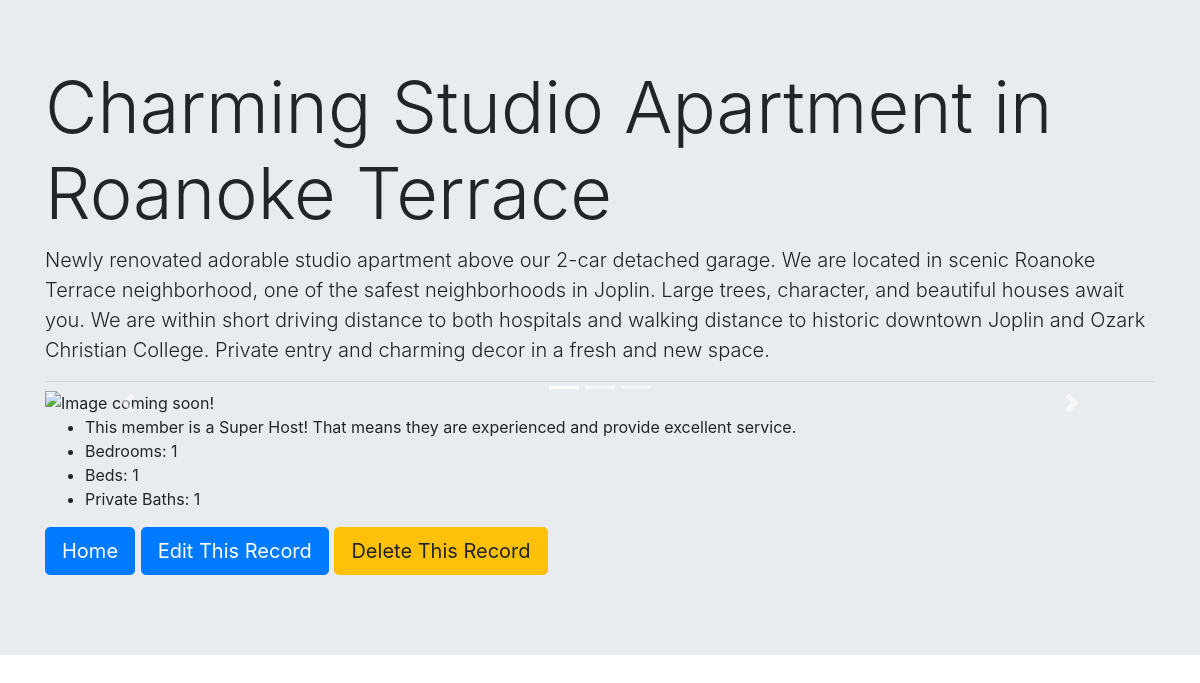
/details.php?id=23, run on the app's committed database.
### tables this page shows
CREATE TABLE `items` (
  `id` int(11) NOT NULL AUTO_INCREMENT,
  `title` varchar(255) NOT NULL,
  `bedrooms` int(11) NOT NULL DEFAULT '1',
  `beds` int(11) NOT NULL DEFAULT '1',
  `baths` int(11) NOT NULL DEFAULT '0',
  `superhosted` tinyint(4) NOT NULL DEFAULT '0',
  `description` longtext NOT NULL,
  PRIMARY KEY (`id`),
  UNIQUE KEY `title_UNIQUE` (`title`)
);

### details.php (the view, shortened to what this page needs)
<?php
    include "PDO.php";
    if (isset($_SERVER["QUERY_STRING"])) {
        $query_array = explode("=",$_SERVER["QUERY_STRING"]);
        $id = $query_array[1];
        $get_details = $pdo->prepare("SELECT * FROM items WHERE id = ?");
        $get_details->execute([$id]);
        $bnb = $get_details->fetch(PDO::FETCH_ASSOC);
    }
?>
<!doctype html>
<html lang="en">
<head>
    <link href="https://stackpath.bootstrapcdn.com/bootstrap/4.3.1/css/bootstrap.min.css" rel="stylesheet">
</head>
<body>
    <div class="jumbotron jumbotron-fluid">
        <div class="container">
            <h1 class="display-3"><?= $bnb['title']?></h1>
            <p class="lead"><?= $bnb['description'] ?></p>
            <hr class="my-2">
            <div id="bnbpics" class="carousel slide" data-ride="carousel">
                <ol class="carousel-indicators">
                    <li data-target="#bnbpics" data-slide-to="0" class="active"></li>
                    <li data-target="#bnbpics" data-slide-to="1"></li>
                    <li data-target="#bnbpics" data-slide-to="2"></li>
                </ol>
                <div class="carousel-inner" role="listbox">
                    <div class="carousel-item active">
                    </div>
                </div>
                <a class="carousel-control-prev" href="#bnbpics" role="button" data-slide="prev">
                    <span class="carousel-control-prev-icon" aria-hidden="true"></span>
                </a>
                <a class="carousel-control-next" href="#bnbpics" role="button" data-slide="next">
                    <span class="carousel-control-next-icon" aria-hidden="true"></span>
                </a>
            </div>
            <ul>
                <?php
                    if ($bnb['superhosted'] == 1) {
                        echo "<li>This member is a Super Host! That means they are experienced and provide excellent service.</li>";
                    }
                ?>
                <li>Bedrooms: <?= $bnb['bedrooms']?></li>
                <li>Beds: <?= $bnb['beds'] ?></li>
                <li>Private Baths: <?= $bnb['baths'] ?></li>
            </ul>
            <p class="lead">
                <a class="btn btn-primary btn-lg" href="index.php" role="button">Home</a>
                <a class="btn btn-primary btn-lg" href="edit.php?id=<?= $id ?>" role="button">Edit This Record</a>
                <a class="btn btn-warning btn-lg" id="delete-button" href="delete-record.php?id=<?= $id ?>" role="button">Delete This Record</a>
            </p>
        </div>
    </div>
</body>
</html>

### data on the page
items: title "Charming Studio Apartment in Roanoke Terrace", description "Newly renovated adorable studio apartment above our 2-car detached garage. We are located in scenic Roanoke Terrace neighborhood, one of the safest neighborhoods in Joplin. Large trees, character, and beautiful houses await you. We are within short driving distance to both hospitals and walking distance to historic downtown Joplin and Ozark Christian College. Private entry and charming decor in a fresh and new space.", bedrooms "1", beds "1", baths "1"
